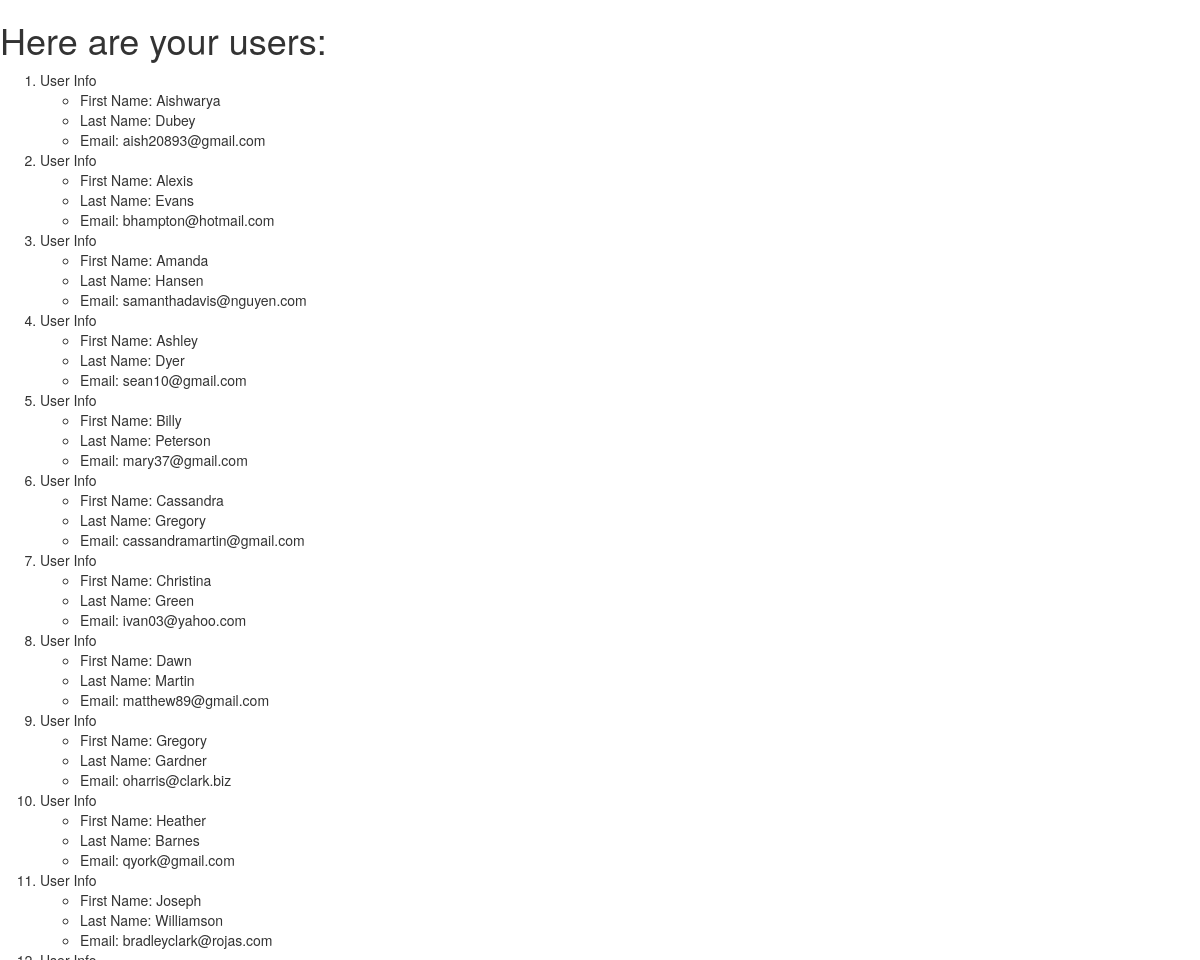
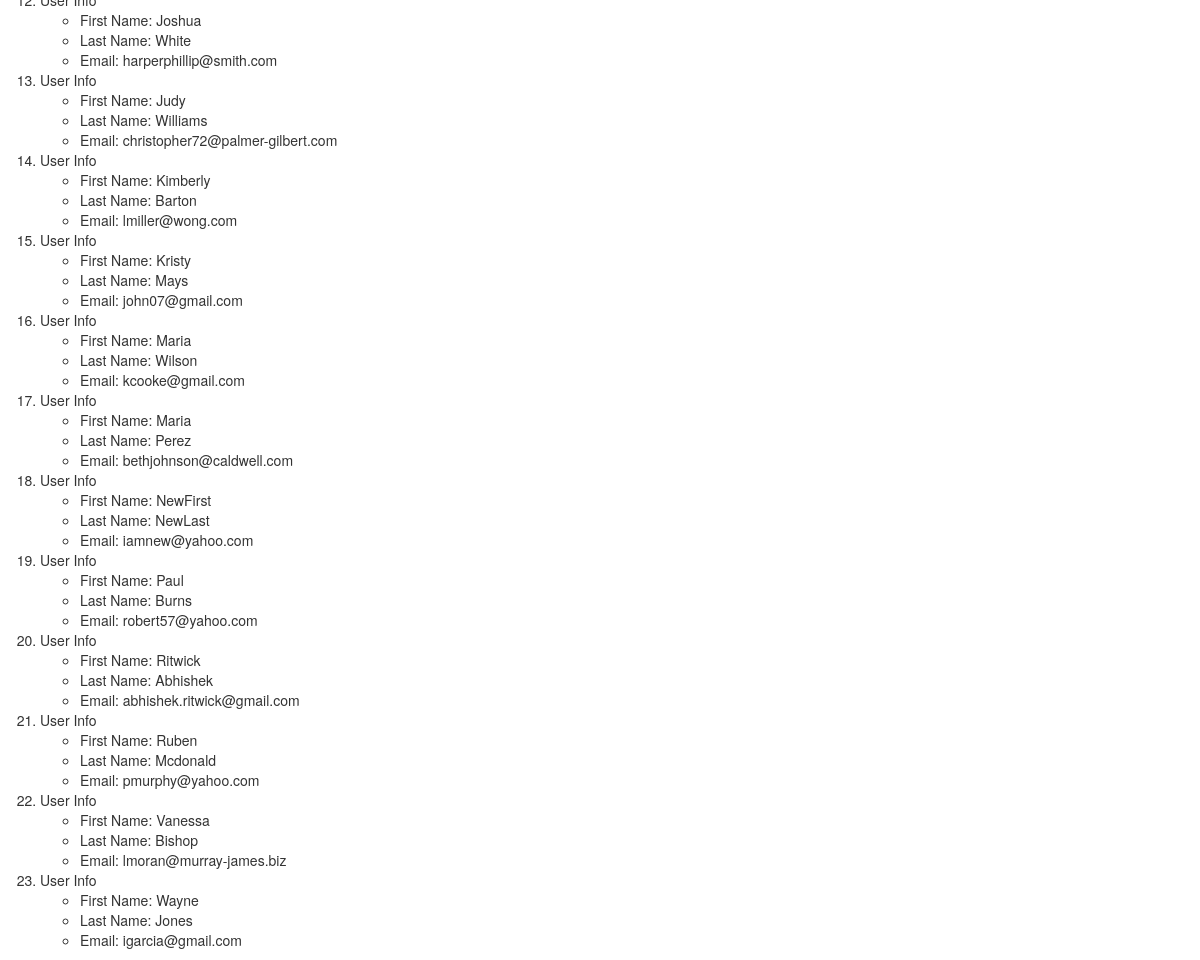
Screenshot of /users/all/ with the database file from the repository (2 pictures, top to bottom).
### AppTwo/models.py (models this page shows, shortened)
class User(models.Model):
    first_name = models.CharField(max_length=264)
    last_name = models.CharField(max_length=264)
    email = models.EmailField()

### AppTwo/views.py (the view)
# urls.py: url(r'^users/',include('AppTwo.urls')),
def users(request):
    usersList = User.objects.order_by('first_name')
    user_dict = {'user_data':usersList}
    return render(request,'AppTwo/users.html',context=user_dict)

### templates/AppTwo/users.html (shortened to what this page needs)
<!DOCTYPE html>
{% load staticfiles %}
<html>
  <head>
    <link rel="stylesheet" href="{% static "css/mystyle.css" %}"/>
    <link rel="stylesheet" href="https://maxcdn.bootstrapcdn.com/bootstrap/3.3.7/css/bootstrap.min.css">
  </head>
  <body>
    <h1>Here are your users:</h1>
    {% if user_data %}
    <ol>
    {% for usr in user_data %}
        <li>User Info</li>
        <ul>
          <li>First Name: {{usr.first_name}}</li>
          <li>Last Name: {{usr.last_name}}</li>
          <li>Email: {{usr.email}}</li>
        </ul>
      {% endfor %}
      </ol>
      {% else %}
          <p>Uh Oh! No users found.</p>
      {% endif %}
  </body>
</html>

### rows the page displays
User: first_name "Aishwarya", last_name "Dubey", email "aish20893@gmail.com"
User: first_name "Alexis", last_name "Evans", email "bhampton@hotmail.com"
User: first_name "Amanda", last_name "Hansen", email "samanthadavis@nguyen.com"
User: first_name "Ashley", last_name "Dyer", email "sean10@gmail.com"
User: first_name "Billy", last_name "Peterson", email "mary37@gmail.com"
User: first_name "Cassandra", last_name "Gregory", email "cassandramartin@gmail.com"
User: first_name "Christina", last_name "Green", email "ivan03@yahoo.com"
User: first_name "Dawn", last_name "Martin", email "matthew89@gmail.com"
User: first_name "Gregory", last_name "Gardner", email "oharris@clark.biz"
User: first_name "Heather", last_name "Barnes", email "qyork@gmail.com"
User: first_name "Joseph", last_name "Williamson", email "bradleyclark@rojas.com"
User: first_name "Joshua", last_name "White", email "harperphillip@smith.com"
User: first_name "Judy", last_name "Williams", email "christopher72@palmer-gilbert.com"
User: first_name "Kimberly", last_name "Barton", email "lmiller@wong.com"
User: first_name "Kristy", last_name "Mays", email "john07@gmail.com"
User: first_name "Maria", last_name "Wilson", email "kcooke@gmail.com"
User: first_name "Maria", last_name "Perez", email "bethjohnson@caldwell.com"
User: first_name "NewFirst", last_name "NewLast", email "iamnew@yahoo.com"
User: first_name "Paul", last_name "Burns", email "robert57@yahoo.com"
User: first_name "Ritwick", last_name "Abhishek", email "abhishek.ritwick@gmail.com"
User: first_name "Ruben", last_name "Mcdonald", email "pmurphy@yahoo.com"
User: first_name "Vanessa", last_name "Bishop", email "lmoran@murray-james.biz"
User: first_name "Wayne", last_name "Jones", email "igarcia@gmail.com"
